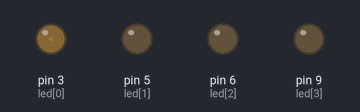
This sketch was run on a simulated Arduino Uno, built with avr-gcc and run on an emulated ATmega328P. On the bench: output pins drawn as LEDs (lit = HIGH).

Above: at 0.05 s.
At 0.9 s:
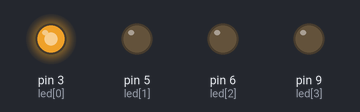
At 1.8 s:
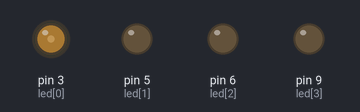
At 3.95 s:
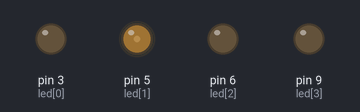
At 6.0 s:
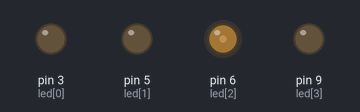
At 8.1 s:
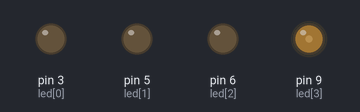
Timing chart, 0 to 10.8 s (numbered marks = the images above):
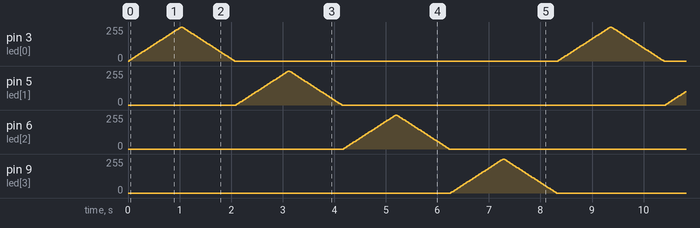

The sketch:

SequentialBurnLED.ino
```cpp
int led[] = {3, 5, 6, 9};

int dimTime = 20;

void setup()  {
  // nothing happens in setup
}

void loop()  {
  burn(led[0]);
  burn(led[1]);
  burn(led[2]);
  burn(led[3]);
}

void burn(int led) {
  for (int fadeValue = 0 ; fadeValue <= 255; fadeValue += 5) {
    analogWrite(led, fadeValue);
    delay(dimTime);
  }

  for (int fadeValue = 255; fadeValue >= 0; fadeValue -= 5) {
    analogWrite(led, fadeValue);
    delay(dimTime);
  }
}
```
